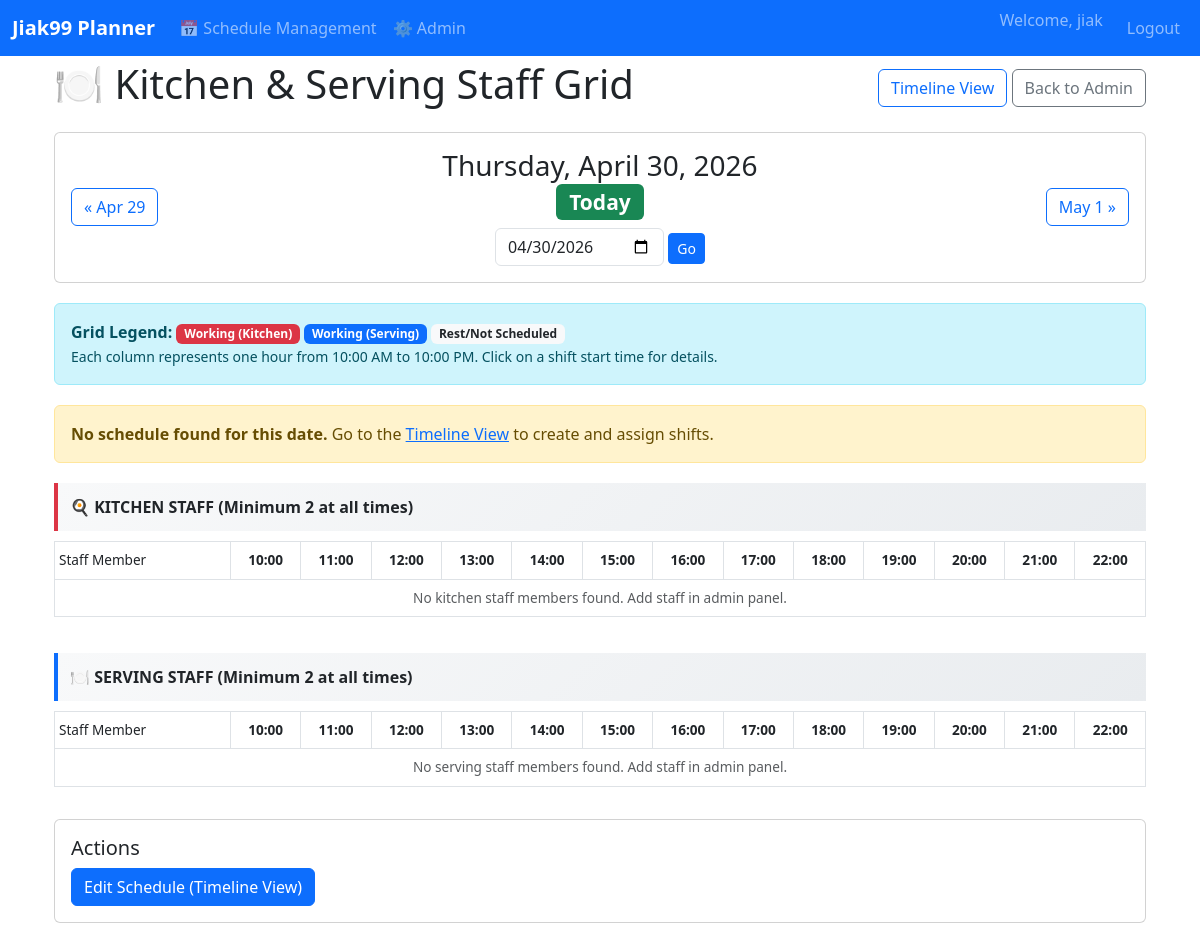
Page /schedule/restaurant/grid/ (signed in) on the earlier database version.
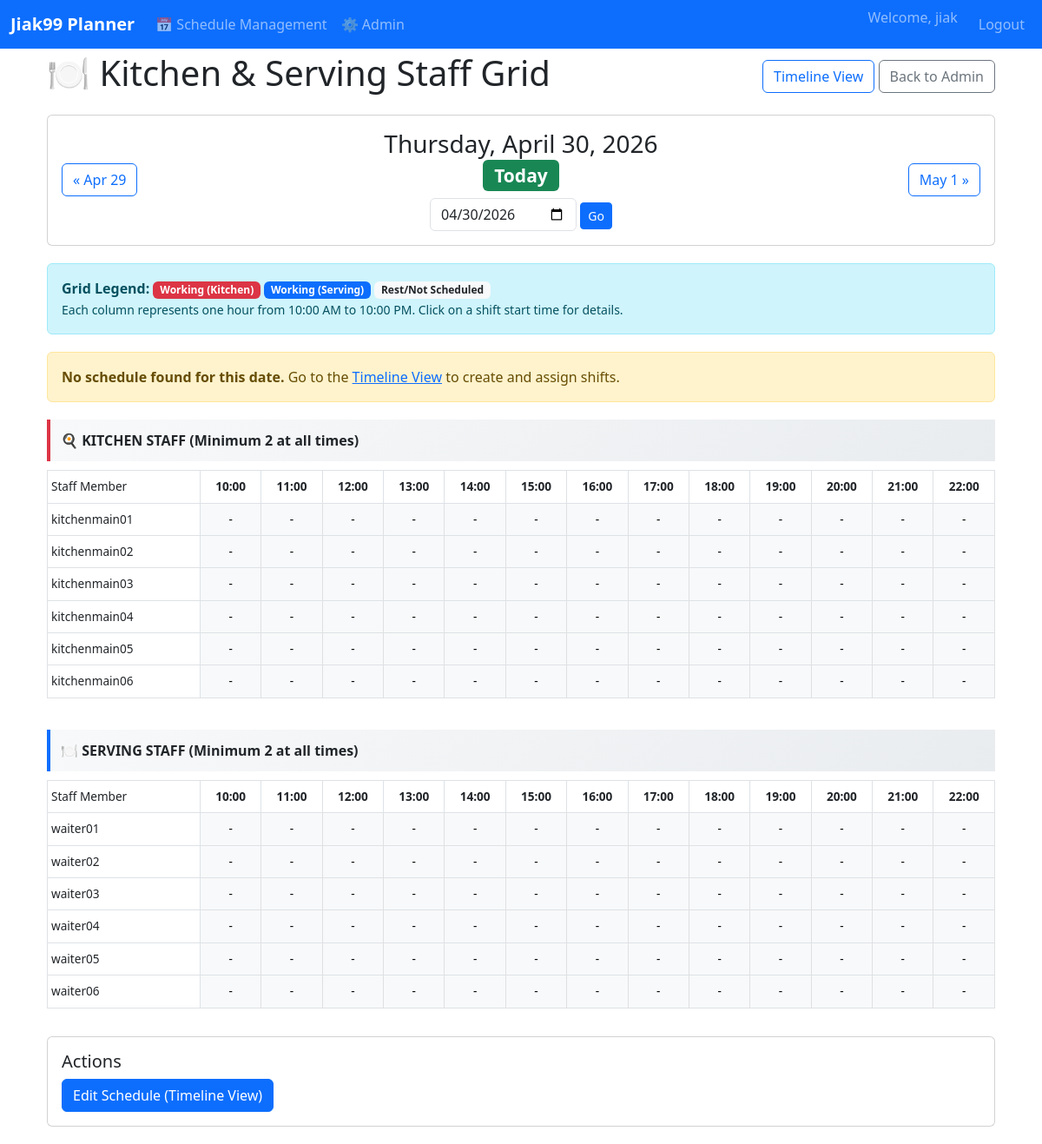
Same page on the later database version.
### apps/scheduling/models.py (models this page shows, shortened)
class RestaurantStaff(models.Model):
    STAFF_TYPE_CHOICES = [
        ('kitchen', 'Kitchen Staff'),
        ('serving', 'Serving Staff'),
    ]
    user = models.OneToOneField(
        'auth.User',
        on_delete=models.CASCADE,
        related_name='restaurant_staff'
    )
    staff_type = models.CharField(
        max_length=20,
        choices=STAFF_TYPE_CHOICES,
        help_text="Type of staff: Kitchen or Serving"
    )
    is_active = models.BooleanField(
        default=True,
        help_text="Whether this staff member is currently active"
    )
    hire_date = models.DateField(
        null=True,
        blank=True,
        help_text="Date when staff was hired"
    )
    created_at = models.DateTimeField(auto_now_add=True)
    updated_at = models.DateTimeField(auto_now=True)
    class Meta:
        ordering = ['staff_type', 'user__first_name', 'user__last_name']
        verbose_name = 'Restaurant Staff'
        verbose_name_plural = 'Restaurant Staff'

### apps/scheduling/views.py (the view, shortened to what this page needs)
# urls.py: path('restaurant/grid/', views.kitchen_staff_grid, name='kitchen_staff_grid'),
@staff_member_required
def kitchen_staff_grid(request):
    date_str = request.GET.get('date')
    if date_str:
        try:
            view_date = datetime.strptime(date_str, '%Y-%m-%d').date()
        except ValueError:
            view_date = date.today()
    else:
        view_date = date.today()
    try:
        daily_schedule = DailyRestaurantSchedule.objects.get(date=view_date)
    except DailyRestaurantSchedule.DoesNotExist:
        daily_schedule = None
    kitchen_staff = RestaurantStaff.objects.filter(
        is_active=True,
        staff_type='kitchen'
    ).select_related('user').order_by('user__first_name', 'user__last_name')
    serving_staff = RestaurantStaff.objects.filter(
        is_active=True,
        staff_type='serving'
    ).select_related('user').order_by('user__first_name', 'user__last_name')
    time_slots = []
    for hour in range(10, 23):  # 10am to 10pm inclusive
        time_slots.append({
            'hour': hour,
            'display': f"{hour:02d}:00",
            'display_12h': time(hour, 0).strftime('%I:00 %p')
        })
    schedule_grid = {'kitchen': {}, 'serving': {}}
    kitchen_rows = []
    for staff in kitchen_staff:
        row = {
            'staff': staff,
            'cells': []
        }
        for slot in time_slots:
            hour = slot['hour']
            shift = schedule_grid['kitchen'].get(staff.id, {}).get(hour)
            if shift:
                cell_status = 'working'
                cell_class = 'table-danger'  # Red for kitchen
                if shift.start_time.hour == hour:
                    cell_text = f"{shift.start_time.strftime('%I:%M %p')}"
                else:
                    cell_text = '●'  # Continued shift
            elif daily_schedule:
                cell_status = 'resting'
                cell_class = 'table-light'
                cell_text = '-'
            else:
                cell_status = 'no_schedule'
                cell_class = 'table-light'
                cell_text = '-'
            row['cells'].append({
                'status': cell_status,
                'class': cell_class,
                'text': cell_text,
                'shift': shift
            })
        kitchen_rows.append(row)
    serving_rows = []
    for staff in serving_staff:
        row = {
            'staff': staff,
            'cells': []
        }
        for slot in time_slots:
            hour = slot['hour']
            shift = schedule_grid['serving'].get(staff.id, {}).get(hour)
            if shift:
                cell_status = 'working'
                cell_class = 'table-primary'  # Blue for serving
                if shift.start_time.hour == hour:
                    cell_text = f"{shift.start_time.strftime('%I:%M %p')}"
                else:
                    cell_text = '●'  # Continued shift
            elif daily_schedule:
                cell_status = 'resting'
                cell_class = 'table-light'
                cell_text = '-'
            else:
                cell_status = 'no_schedule'
                cell_class = 'table-light'
                cell_text = '-'
            row['cells'].append({
                'status': cell_status,
                'class': cell_class,
                'text': cell_text,
                'shift': shift
            })
        serving_rows.append(row)
    prev_date = view_date - timedelta(days=1)
    next_date = view_date + timedelta(days=1)
    context = {
        'view_date': view_date,
        'daily_schedule': daily_schedule,
        'time_slots': time_slots,
        'kitchen_rows': kitchen_rows,
        'serving_rows': serving_rows,
        'prev_date': prev_date,
        'next_date': next_date,
        'today': date.today(),
    }
    return render(request, 'scheduling/kitchen_staff_grid.html', context)

### apps/scheduling/templatetags/scheduling_filters.py (called while the page is built)
@register.filter(name='display_name')
def display_name(user):
    if not user:
        return ''
    full_name = user.get_full_name()
    if full_name and full_name.strip():
        return full_name
    return user.username

### apps/scheduling/templates/scheduling/kitchen_staff_grid.html (shortened to what this page needs)
{% extends "base.html" %}
{% load static %}
{% load scheduling_filters %}
{% block content %}
<div class="container-fluid">
    <div class="d-flex justify-content-between align-items-center mb-3">
        <h1>🍽️ Kitchen & Serving Staff Grid</h1>
        <div>
            <a href="{% url 'restaurant_schedule_manager' %}?date={{ view_date|date:'Y-m-d' }}" class="btn btn-outline-primary">
                Timeline View
            </a>
            <a href="/admin/" class="btn btn-outline-secondary">Back to Admin</a>
        </div>
    </div>
    <div class="card mb-3">
        <div class="card-body">
            <div class="row align-items-center">
                <div class="col-md-4">
                    <a href="?date={{ prev_date|date:'Y-m-d' }}" class="btn btn-outline-primary">
                        &laquo; {{ prev_date|date:"M j" }}
                    </a>
                </div>
                <div class="col-md-4 text-center">
                    <h3 class="mb-2">
                        {{ view_date|date:"l, F j, Y" }}
                        {% if view_date == today %}
                        <span class="badge bg-success">Today</span>
                        {% endif %}
                    </h3>
                    <form method="get" class="d-inline">
                        <input type="date" name="date" value="{{ view_date|date:'Y-m-d' }}"
                               class="form-control d-inline" style="width:auto;">
                        <button type="submit" class="btn btn-sm btn-primary">Go</button>
                    </form>
                </div>
                <div class="col-md-4 text-end">
                    <a href="?date={{ next_date|date:'Y-m-d' }}" class="btn btn-outline-primary">
                        {{ next_date|date:"M j" }} &raquo;
                    </a>
                </div>
            </div>
        </div>
    </div>
    <div class="alert alert-info mb-3">
        <strong>Grid Legend:</strong>
        <span class="badge bg-danger">Working (Kitchen)</span>
        <span class="badge bg-primary">Working (Serving)</span>
        <span class="badge bg-light text-dark">Rest/Not Scheduled</span>
        <br>
        <small>Each column represents one hour from 10:00 AM to 10:00 PM. Click on a shift start time for details.</small>
    </div>
    {% if not daily_schedule %}
    <div class="alert alert-warning">
        <strong>No schedule found for this date.</strong>
        Go to the <a href="{% url 'restaurant_schedule_manager' %}?date={{ view_date|date:'Y-m-d' }}">Timeline View</a>
        to create and assign shifts.
    </div>
    {% endif %}
    <div class="section-header kitchen">
        🍳 KITCHEN STAFF (Minimum 2 at all times)
    </div>
    <div class="table-responsive">
        <table class="table table-bordered table-sm staff-grid-table">
            <thead>
                <tr>
                    <th class="staff-name-col">Staff Member</th>
                    {% for slot in time_slots %}
                    <th title="{{ slot.display_12h }}">
                        {{ slot.hour }}:00
                    </th>
                    {% endfor %}
                </tr>
            </thead>
            <tbody>
                {% for row in kitchen_rows %}
                <tr>
                    <td class="staff-name-col">
                        {{ row.staff.user|display_name }}
                    </td>
                    {% for cell in row.cells %}
                    <td class="{{ cell.class }} {% if cell.shift %}shift-cell{% endif %}"
                        >
                        {% if cell.text == '●' %}
                        <span class="shift-continued">{{ cell.text }}</span>
                        {% else %}
                        {{ cell.text }}
                        {% endif %}
                    </td>
                    {% endfor %}
                </tr>
                {% empty %}
                <tr>
                    <td colspan="{{ time_slots|length|add:1 }}" class="text-center text-muted">
                        No kitchen staff members found. Add staff in admin panel.
                    </td>
                </tr>
                {% endfor %}
            </tbody>
        </table>
    </div>
    <div class="section-header serving">
        🍽️ SERVING STAFF (Minimum 2 at all times)
    </div>
    <div class="table-responsive">
        <table class="table table-bordered table-sm staff-grid-table">
            <thead>
                <tr>
                    <th class="staff-name-col">Staff Member</th>
                    {% for slot in time_slots %}
                    <th title="{{ slot.display_12h }}">
                        {{ slot.hour }}:00
                    </th>
                    {% endfor %}
                </tr>
            </thead>
            <tbody>
                {% for row in serving_rows %}
                <tr>
                    <td class="staff-name-col">
                        {{ row.staff.user|display_name }}
                    </td>
                    {% for cell in row.cells %}
                    <td class="{{ cell.class }} {% if cell.shift %}shift-cell{% endif %}"
                        >
                        {% if cell.text == '●' %}
                        <span class="shift-continued">{{ cell.text }}</span>
                        {% else %}
                        {{ cell.text }}
                        {% endif %}
                    </td>
                    {% endfor %}
                </tr>
                {% empty %}
                <tr>
                    <td colspan="{{ time_slots|length|add:1 }}" class="text-center text-muted">
                        No serving staff members found. Add staff in admin panel.
                    </td>
                </tr>
                {% endfor %}
            </tbody>
        </table>
    </div>
    <div class="card mt-3">
        <div class="card-body">
            <h5 class="card-title">Actions</h5>
            <a href="{% url 'restaurant_schedule_manager' %}?date={{ view_date|date:'Y-m-d' }}"
               class="btn btn-primary">
                Edit Schedule (Timeline View)
            </a>
        </div>
    </div>
</div>
{% endblock %}

### templates/base.html (shortened to what this page needs)
<!DOCTYPE html>
<html lang="en">
<head>
    <link href="https://cdn.jsdelivr.net/npm/bootstrap@5.3.0/dist/css/bootstrap.min.css" rel="stylesheet">
</head>
<body>
    <nav class="navbar navbar-expand-lg navbar-dark bg-primary fixed-top">
        <div class="container-fluid">
            <a class="navbar-brand" href="{% url 'main_landing' %}">Jiak99 Planner</a>
            <div class="collapse navbar-collapse" id="navbarNav">
                <ul class="navbar-nav me-auto">
                    {% if user.is_staff %}
                        <li class="nav-item">
                            <a class="nav-link" href="{% url 'schedule_dashboard' %}">📅 Schedule Management</a>
                        </li>
                        <li class="nav-item">
                            <a class="nav-link" href="/admin/">⚙️ Admin</a>
                        </li>
                    {% endif %}
                </ul>
                <ul class="navbar-nav">
                    {% if user.is_authenticated %}
                        <li class="nav-item">
                            <span class="navbar-text me-3">
                                Welcome, {{ user.get_full_name|default:user.username }}
                            </span>
                        </li>
                        <li class="nav-item">
                            <a class="nav-link" href="/admin/logout/">Logout</a>
                        </li>
                    {% else %}
                        <li class="nav-item">
                            <a class="nav-link" href="/admin/login/">Login</a>
                        </li>
                    {% endif %}
                </ul>
            </div>
        </div>
    </nav>
    <div class="container">
        {% block content %}{% endblock %}
    </div>
</body>
</html>

### templates/base.html (style rules this page uses)
body { padding-top: 60px; }
.navbar-brand { font-weight: bold; }
.card { margin-bottom: 20px; }
.alert { margin-top: 20px; }

### apps/scheduling/templates/scheduling/kitchen_staff_grid.html (style rules this page uses)
.staff-grid-table { font-size: 0.85rem; }
.staff-grid-table th, .staff-grid-table td { padding: 8px 4px; text-align: center; vertical-align: middle; min-width: 60px; }
.staff-grid-table .staff-name-col { min-width: 150px; text-align: left; font-weight: 500; position: sticky; left: 0; background: white; z-index: 10; }
.staff-grid-table thead th { position: sticky; top: 0; background: white; z-index: 20; }
.staff-grid-table thead th.staff-name-col { z-index: 30; }
.table-responsive { max-height: 80vh; overflow: auto; }
.section-header { background: linear-gradient(135deg, #f8f9fa 0%, #e9ecef 100%); padding: 12px; margin-top: 20px; margin-bottom: 10px; border-left: 4px solid #0d6efd; font-weight: 600; }
.section-header.kitchen { border-left-color: #dc3545; }
.section-header.serving { border-left-color: #0d6efd; }

Differences in the rows shown:
added RestaurantStaff: staff.user|display_name "kitchenmain01", text "-" "-" "-" "-" "-" "-" "-" "-" "-" "-" "-" "-" "-"
added RestaurantStaff: staff.user|display_name "kitchenmain02", text "-" "-" "-" "-" "-" "-" "-" "-" "-" "-" "-" "-" "-"
added RestaurantStaff: staff.user|display_name "kitchenmain03", text "-" "-" "-" "-" "-" "-" "-" "-" "-" "-" "-" "-" "-"
added RestaurantStaff: staff.user|display_name "kitchenmain04", text "-" "-" "-" "-" "-" "-" "-" "-" "-" "-" "-" "-" "-"
added RestaurantStaff: staff.user|display_name "kitchenmain05", text "-" "-" "-" "-" "-" "-" "-" "-" "-" "-" "-" "-" "-"
added RestaurantStaff: staff.user|display_name "kitchenmain06", text "-" "-" "-" "-" "-" "-" "-" "-" "-" "-" "-" "-" "-"
added RestaurantStaff: staff.user|display_name "waiter01", text "-" "-" "-" "-" "-" "-" "-" "-" "-" "-" "-" "-" "-"
added RestaurantStaff: staff.user|display_name "waiter02", text "-" "-" "-" "-" "-" "-" "-" "-" "-" "-" "-" "-" "-"
added RestaurantStaff: staff.user|display_name "waiter03", text "-" "-" "-" "-" "-" "-" "-" "-" "-" "-" "-" "-" "-"
added RestaurantStaff: staff.user|display_name "waiter04", text "-" "-" "-" "-" "-" "-" "-" "-" "-" "-" "-" "-" "-"
added RestaurantStaff: staff.user|display_name "waiter05", text "-" "-" "-" "-" "-" "-" "-" "-" "-" "-" "-" "-" "-"
added RestaurantStaff: staff.user|display_name "waiter06", text "-" "-" "-" "-" "-" "-" "-" "-" "-" "-" "-" "-" "-"
Other differences:
text no longer shown: "No kitchen staff members found. Add staff in admin panel. No serving staff members found. Add staff in admin panel."
